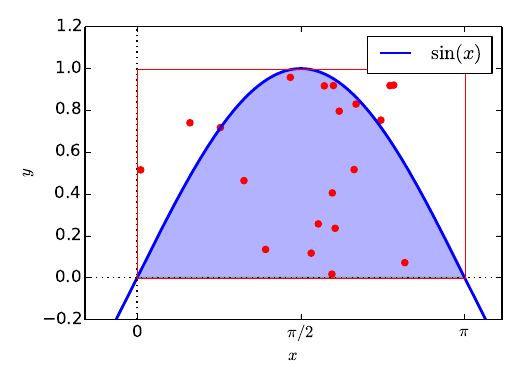

Generate this figure with Python:
import matplotlib.pyplot as plt
import numpy as np


X = np.r_[-np.pi:2*np.pi:0.001]
Sin = [np.sin(i) for i in X]

xx = np.r_[0:np.pi:0.001]
ssin = [np.sin(i) for i in xx]

rx = [np.random.uniform(0,np.pi) for i in range(20) ]
ry = [np.random.uniform(0,1) for i in range(20) ]

fig, ax = plt.subplots(1)
ax.plot(X, Sin, lw=2, color='blue', label = '$\sin(x)$')
ax.fill_between(xx, ssin, 0, facecolor='blue', alpha=0.3)
ax.axvline(0,ls=':',color='k')
ax.axhline(0,ls=':',color='k')
ax.scatter(rx,ry,color='red');
ax.plot([0,np.pi,np.pi,0,0],[0,0,1,1,0],color='r',lw=0.1)
#ax.set_title('random walkers empirical $\mu$ and $\pm \sigma$ interval')
ax.set_xlabel('$x$')
ax.set_ylabel('$y$')
#ax.grid()
ax.legend(loc='upper right')
ax.set_xlim([-0.5,3.5])
ax.set_ylim([-0.2,1.2])
ax.set_xticks([0, np.pi/2., np.pi])
ax.set_xticklabels(['0',r'$\pi/2$',r'$\pi$'])
fig.set_size_inches(4*1.3,3*1.3)
plt.tight_layout()
plt.tight_layout()
plt.savefig('montecarlo.pdf')
